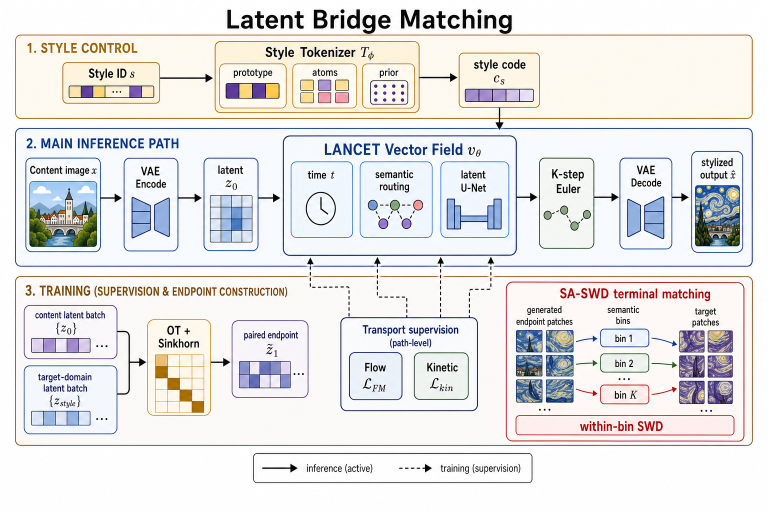
#> input picture SchrodingerBridge/aaai_submission/framework_lbm_main_v5.png, 1536 x 1024 px (shown at 1/2 size)
$ python scripts_gen_framework_claimsafe.py
#> lines starting #> are read from the running program, lines starting #| are printed output that depends on the picture
"""Build a claim-safe framework figure without implying active online OT training.

The user wants to keep the stronger visual style of ``framework_lbm_main_v5.png``
while removing the misleading active-looking ``OT + Sinkhorn`` block. This script
uses that figure as a visual base, rewrites the bottom-left training band, and
keeps the successful middle-band / SA-SWD styling intact.
"""

from __future__ import annotations

from pathlib import Path

from PIL import Image, ImageDraw, ImageFont


ROOT = Path(__file__).resolve().parent
BASE = ROOT / "framework_lbm_main_v5.png"
OUT_DIR = ROOT / "figures"
OUT_DIR.mkdir(exist_ok=True)


def load_font(size: int, bold: bool = False) -> ImageFont.FreeTypeFont | ImageFont.ImageFont:
#> called with size = 25, bold = True
    candidates = [
        "C:/Windows/Fonts/arialbd.ttf" if bold else "C:/Windows/Fonts/arial.ttf",
        "C:/Windows/Fonts/calibrib.ttf" if bold else "C:/Windows/Fonts/calibri.ttf",
    ]
    for candidate in candidates:
        path = Path(candidate)
        if path.exists():
            return ImageFont.truetype(str(path), size)
    return ImageFont.load_default()


FONT_TITLE = load_font(25, bold=True)
FONT_LABEL = load_font(24, bold=True)
FONT_TEXT = load_font(20, bold=False)
FONT_SMALL = load_font(18, bold=False)
FONT_CHIP = load_font(17, bold=True)
FONT_TINY = load_font(15, bold=False)

COLORS = {
    "warm_bg": (255, 249, 240),
    "ink": (28, 28, 28),
    "batch_fill": (248, 244, 255),
    "batch_edge": (85, 68, 145),
    "cache_fill": (255, 245, 220),
    "cache_edge": (193, 132, 25),
    "endpoint_fill": (237, 238, 253),
    "endpoint_edge": (97, 106, 188),
    "loss_fill": (240, 244, 255),
    "loss_edge": (41, 66, 138),
    "kin_fill": (236, 246, 236),
    "kin_edge": (78, 120, 78),
    "note_fill": (248, 248, 248),
    "note_edge": (160, 160, 160),
    "dash": (55, 55, 55),
}


def rounded_box(
    draw: ImageDraw.ImageDraw,
    xyxy: tuple[int, int, int, int],
    *,
    fill: tuple[int, int, int],
    outline: tuple[int, int, int],
    width: int,
    radius: int,
    title: str | None = None,
    body: str | None = None,
    title_font: ImageFont.ImageFont = FONT_LABEL,
    body_font: ImageFont.ImageFont = FONT_TEXT,
    title_fill: tuple[int, int, int] = COLORS["ink"],
    body_fill: tuple[int, int, int] = COLORS["ink"],
) -> None:
    draw.rounded_rectangle(xyxy, radius=radius, fill=fill, outline=outline, width=width)
    x0, y0, x1, y1 = xyxy
    cx = (x0 + x1) / 2
    if title:
        ty = y0 + 22
        draw.text((cx, ty), title, font=title_font, fill=title_fill, anchor="ma")
    if body:
        by = (y0 + y1) / 2 + (12 if title else 0)
        draw.multiline_text(
            (cx, by),
            body,
            font=body_font,
            fill=body_fill,
            anchor="mm",
            align="center",
            spacing=4,
        )


def arrow(
    draw: ImageDraw.ImageDraw,
    start: tuple[int, int],
    end: tuple[int, int],
    *,
    fill: tuple[int, int, int] = (30, 30, 30),
    width: int = 5,
    head: int = 18,
) -> None:
    draw.line([start, end], fill=fill, width=width)
    ex, ey = end
    sx, sy = start
    if abs(ex - sx) >= abs(ey - sy):
        sign = 1 if ex >= sx else -1
        tri = [(ex, ey), (ex - sign * head, ey - head // 2), (ex - sign * head, ey + head // 2)]
    else:
        sign = 1 if ey >= sy else -1
        tri = [(ex, ey), (ex - head // 2, ey - sign * head), (ex + head // 2, ey - sign * head)]
    draw.polygon(tri, fill=fill)


def dashed_vertical_arrow(
    draw: ImageDraw.ImageDraw,
    start: tuple[int, int],
    end: tuple[int, int],
    *,
    fill: tuple[int, int, int] = COLORS["dash"],
    width: int = 4,
    dash: int = 12,
    gap: int = 10,
) -> None:
    sx, sy = start
    ex, ey = end
    direction = 1 if ey >= sy else -1
    y = sy
    while (y - ey) * direction < 0:
        y_next = y + direction * dash
        if (y_next - ey) * direction > 0:
            y_next = ey
        draw.line([(sx, y), (sx, y_next)], fill=fill, width=width)
        y = y_next + direction * gap
    head = 16
    tri = [(ex, ey), (ex - head // 2, ey - direction * head), (ex + head // 2, ey - direction * head)]
    draw.polygon(tri, fill=fill)


def main() -> None:
    canvas = Image.open(BASE).convert("RGB")
#> canvas is the input picture: PIL image 1536x1024 RGB; mean R, G, B 230.3, 229.1, 229.4
    draw = ImageDraw.Draw(canvas)

    # Redraw only the left/bottom active-training area. The right SA-SWD inset stays.
    redraw = (36, 566, 1000, 860)
    draw.rounded_rectangle(redraw, radius=18, fill=COLORS["warm_bg"])
    draw.text((52, 586), "3. TRAINING (ACTIVE SUPERVISION)", font=FONT_TITLE, fill=(140, 90, 14))

    rounded_box(
        draw,
        (54, 640, 276, 744),
        fill=COLORS["batch_fill"],
        outline=COLORS["batch_edge"],
        width=3,
        radius=16,
        title="content latent batch",
        body="{z0}",
        title_font=FONT_TEXT,
        body_font=FONT_LABEL,
        title_fill=(30, 30, 100),
        body_fill=(42, 42, 110),
    )
    rounded_box(
        draw,
        (54, 760, 276, 854),
        fill=(241, 248, 255),
        outline=(84, 130, 196),
        width=3,
        radius=16,
        title="target-domain latent pool",
        body="{zs}",
        title_font=FONT_TEXT,
        body_font=FONT_LABEL,
        title_fill=(30, 70, 120),
        body_fill=(30, 70, 120),
    )

    cache_box = (326, 646, 588, 850)
    rounded_box(
        draw,
        cache_box,
        fill=(255, 249, 233),
        outline=COLORS["cache_edge"],
        width=3,
        radius=20,
        title="offline pairing cache  C(z0, s)",
        body=None,
        title_font=FONT_TEXT,
    )
    rounded_box(
        draw,
        (352, 700, 562, 734),
        fill=(255, 252, 244),
        outline=COLORS["cache_edge"],
        width=2,
        radius=12,
        title="prototype-aligned queue",
        body=None,
        title_font=FONT_TINY,
        title_fill=(108, 78, 18),
    )
    draw.text((456, 748), "content-coherent target candidates", font=FONT_TINY, fill=(120, 95, 42), anchor="ma")
    # Draw a compact row of candidate tiles to make the cache read visually.
    tile_y0, tile_y1 = 760, 798
    tile_xs = [368, 410, 452, 494]
    tile_fills = [(245, 223, 168), (219, 205, 250), (247, 213, 138), (244, 199, 210)]
    for x0, fill in zip(tile_xs, tile_fills):
        draw.rounded_rectangle((x0, tile_y0, x0 + 30, tile_y1), radius=8, fill=fill, outline=COLORS["cache_edge"], width=2)
    draw.text((535, 779), "...", font=FONT_LABEL, fill=(120, 90, 25), anchor="mm")
    rounded_box(
        draw,
        (356, 812, 558, 844),
        fill=(255, 252, 242),
        outline=COLORS["cache_edge"],
        width=2,
        radius=12,
        title="cache draw",
        body=None,
        title_font=FONT_TINY,
        title_fill=(110, 75, 10),
    )

    rounded_box(
        draw,
        (628, 694, 858, 790),
        fill=COLORS["endpoint_fill"],
        outline=COLORS["endpoint_edge"],
        width=3,
        radius=18,
        title="selected endpoint",
        body="z~1",
        title_font=FONT_TEXT,
        body_font=FONT_TITLE,
        title_fill=(46, 58, 128),
        body_fill=(46, 58, 128),
    )
    rounded_box(
        draw,
        (598, 806, 726, 854),
        fill=COLORS["loss_fill"],
        outline=COLORS["loss_edge"],
        width=2,
        radius=14,
        title="endpoint OMF",
        body=None,
        title_font=FONT_CHIP,
        title_fill=(33, 55, 120),
    )
    rounded_box(
        draw,
        (752, 806, 880, 854),
        fill=COLORS["kin_fill"],
        outline=COLORS["kin_edge"],
        width=2,
        radius=14,
        title="Kinetic  L_kin",
        body=None,
        title_font=FONT_CHIP,
        title_fill=(55, 95, 55),
    )
    # OT is kept only as a muted family-background note, not as an active block.
    draw.text(
        (456, 861),
        "historical OT family: supplementary background only",
        font=FONT_TINY,
        fill=(118, 118, 118),
        anchor="ma",
    )

    arrow(draw, (276, 694), (326, 724), width=4)
    arrow(draw, (276, 808), (336, 808), width=4)
    arrow(draw, (588, 748), (628, 748), width=4)
    dashed_vertical_arrow(draw, (678, 694), (678, 568))
    dashed_vertical_arrow(draw, (816, 806), (816, 568))
    dashed_vertical_arrow(draw, (662, 806), (662, 568))

    out = OUT_DIR / "fig_framework_claimsafe.png"
    canvas.save(out)
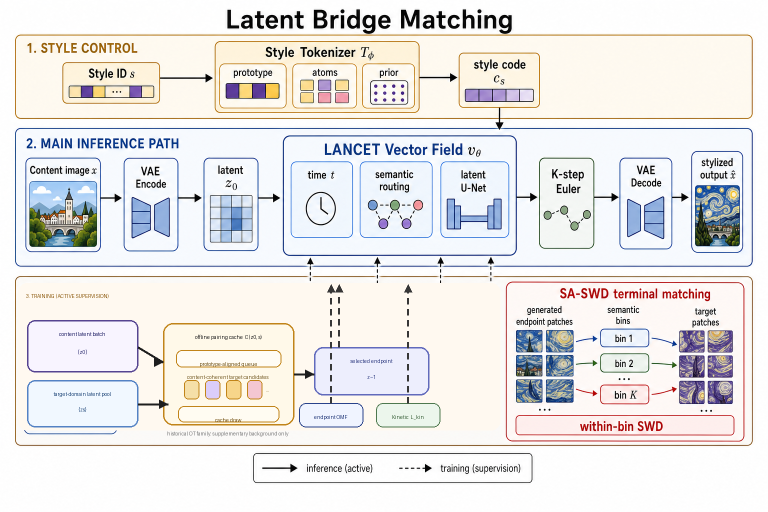
#> saved as fig_framework_claimsafe.png: PIL image 1536x1024 RGB (shown at 1/2 size); mean R, G, B 232.3, 230.5, 229.8
    print(out)


if __name__ == "__main__":
    main()

$ run again, with SchrodingerBridge/aaai_submission/framework_lbm_main_v4.png copied over SchrodingerBridge/aaai_submission/framework_lbm_main_v5.png
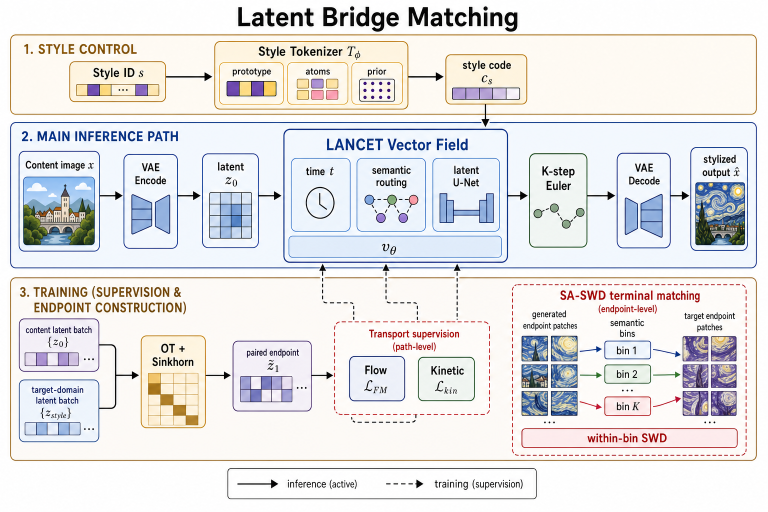
#> input picture SchrodingerBridge/aaai_submission/framework_lbm_main_v4.png, 1536 x 1024 px (shown at 1/2 size)
#> in main, canvas is the input picture: PIL image 1536x1024 RGB; mean R, G, B 229.3, 228.4, 229.1
#> in main, `canvas.save(out)`:
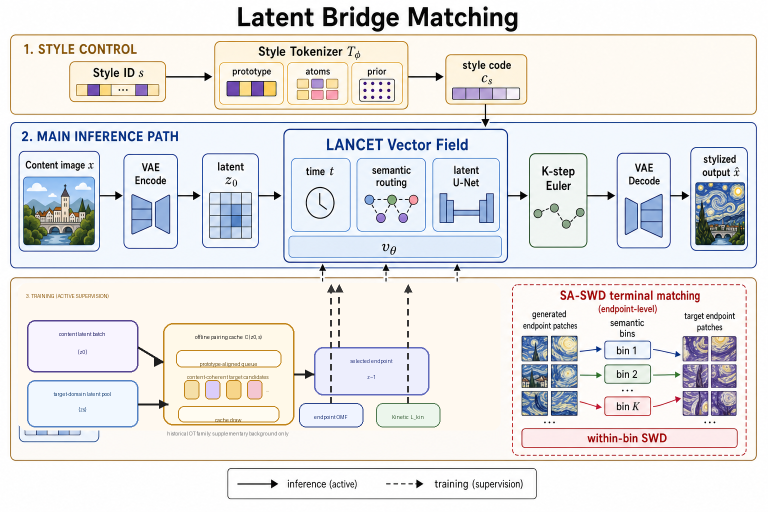
#> saved as fig_framework_claimsafe.png: PIL image 1536x1024 RGB (shown at 1/2 size); mean R, G, B 230.6, 229.8, 230

$ run again, with SchrodingerBridge/aaai_submission/fig_ablation_pareto.png copied over SchrodingerBridge/aaai_submission/framework_lbm_main_v5.png
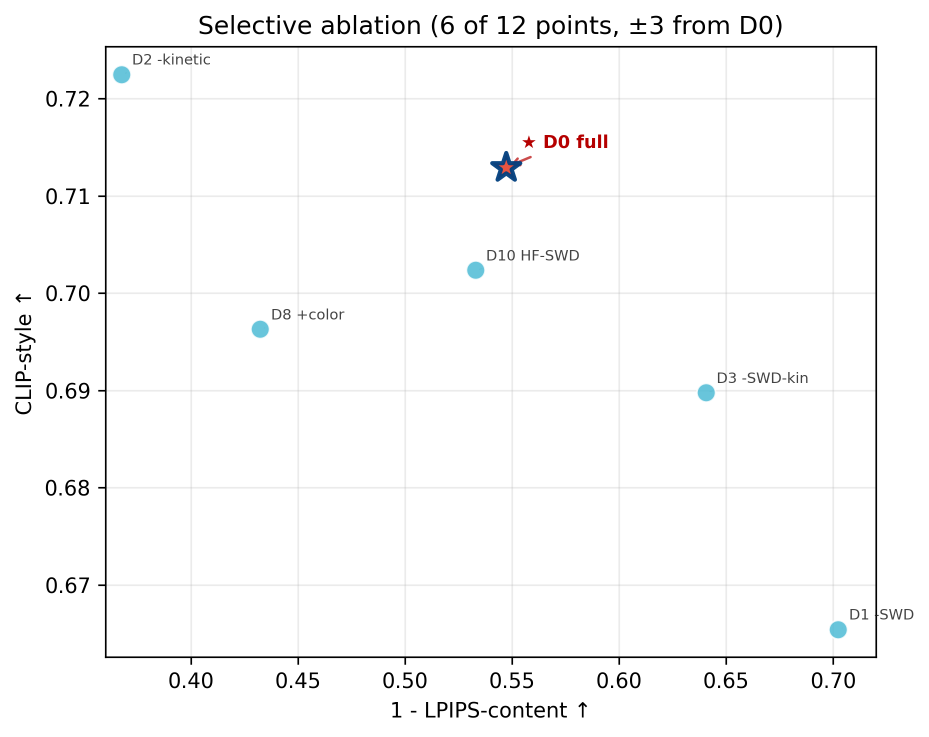
#> input picture SchrodingerBridge/aaai_submission/fig_ablation_pareto.png, 1858 x 1474 px (shown at 1/2 size)
#> in main, `canvas.save(out)`:
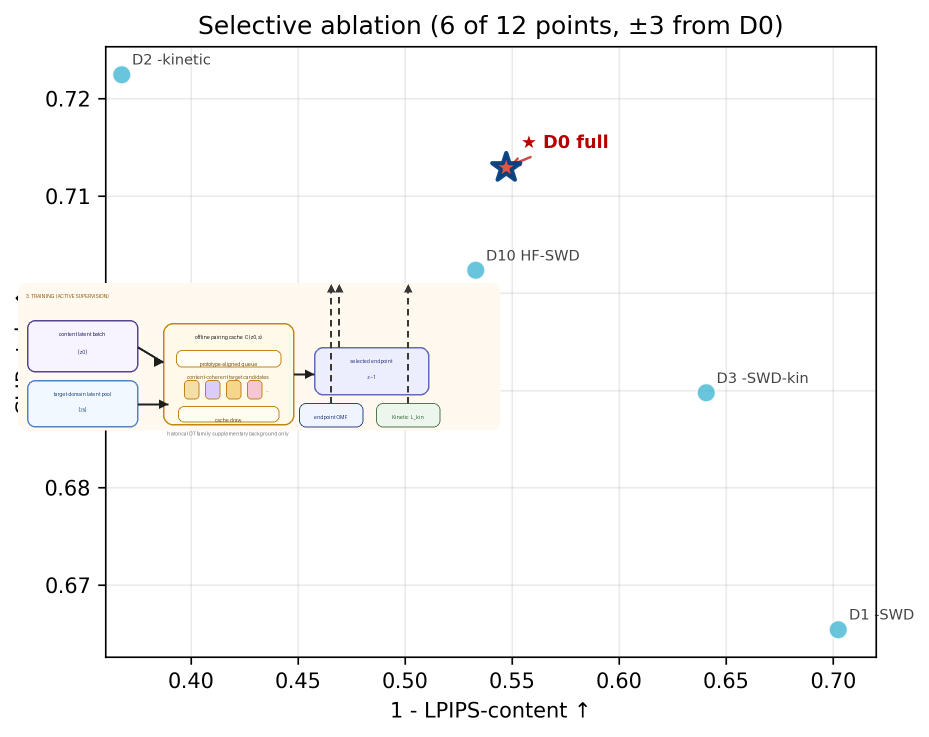
#> saved as fig_framework_claimsafe.png: PIL image 1858x1474 RGB (shown at 1/2 size); mean R, G, B 248.8, 248.4, 247.9

$ run again, with SchrodingerBridge/aaai_submission/fig_artifact_diagnostics.png copied over SchrodingerBridge/aaai_submission/framework_lbm_main_v5.png
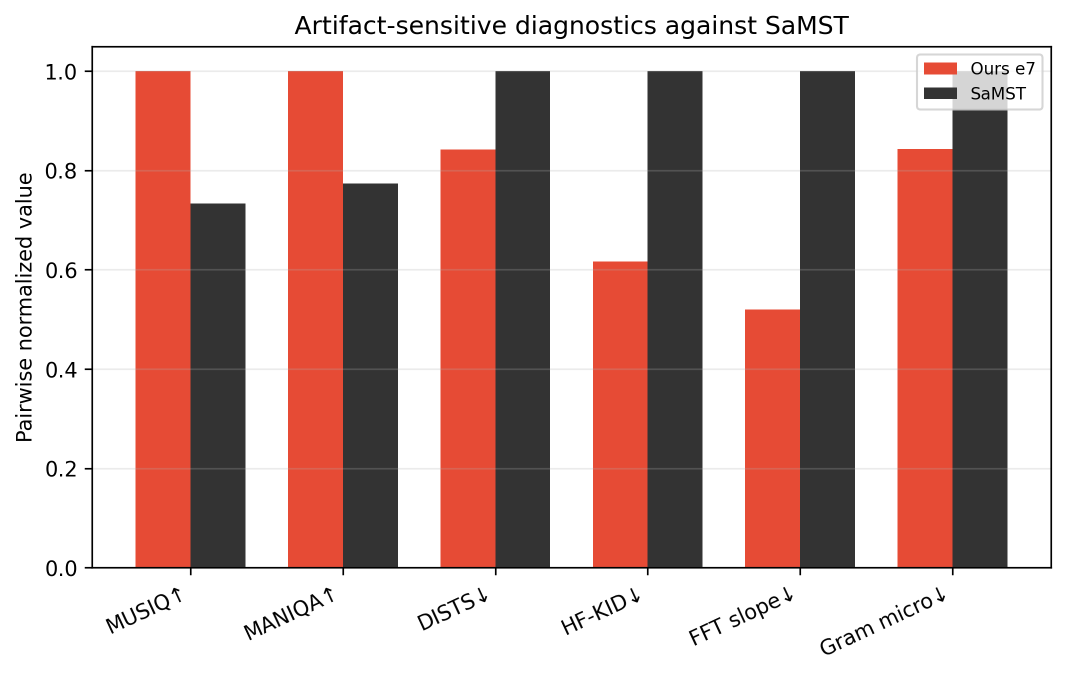
#> input picture SchrodingerBridge/aaai_submission/fig_artifact_diagnostics.png, 2131 x 1351 px (shown at 1/2 size)
#> in main, `canvas.save(out)`:
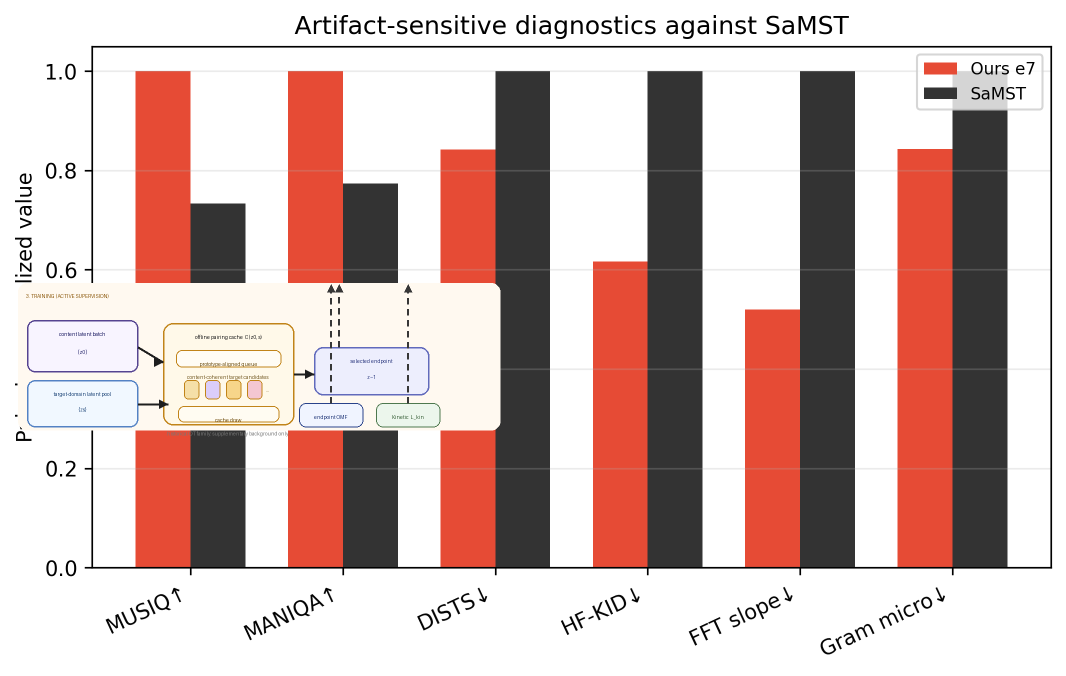
#> saved as fig_framework_claimsafe.png: PIL image 2131x1351 RGB (shown at 1/2 size); mean R, G, B 208.4, 185, 181.2
